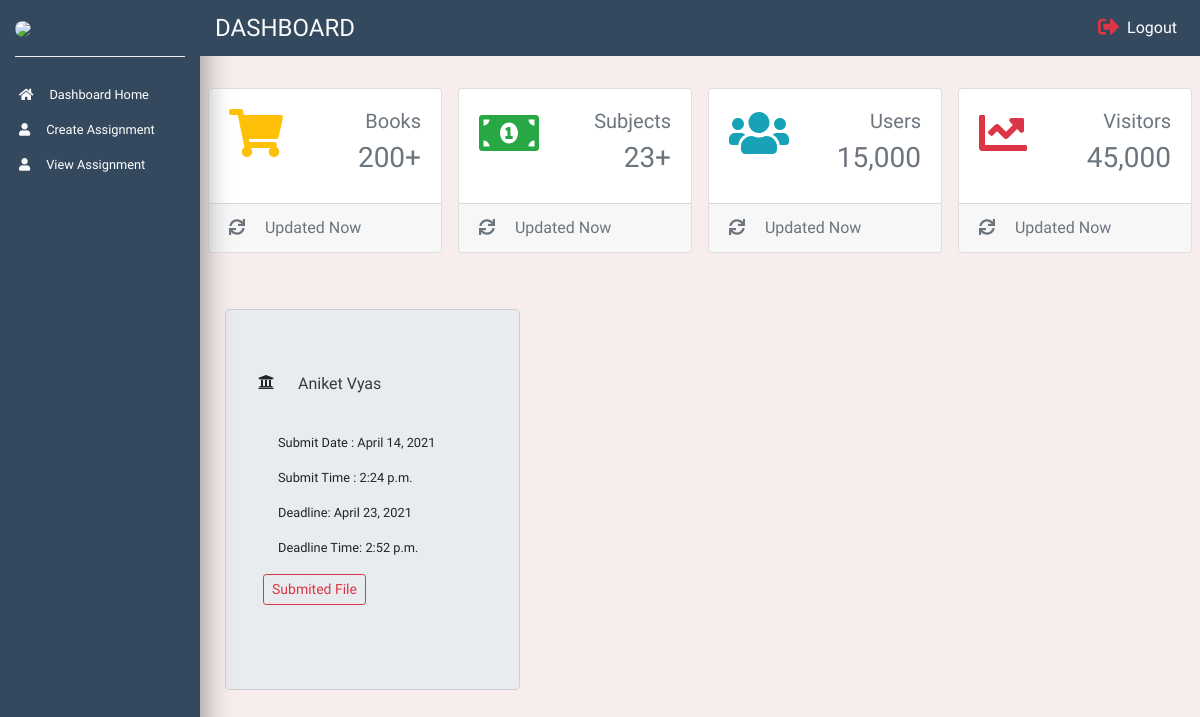
Screenshot of /viewSubmissions/1 with the database file from the repository.
### main_app/models.py (models this page shows)
class submittedAssignment(models.Model):
    id = models.AutoField(primary_key=True)
    assignment = models.ForeignKey('assignments',on_delete=models.CASCADE)
    submittedFile = models.FileField()
    submitedBy = models.ForeignKey('student',on_delete=models.CASCADE)
    submited_onDate = models.DateField()
    submited_onTime = models.TimeField()

class student(models.Model):
    id = models.AutoField(primary_key=True)
    name = models.CharField(max_length=100)
    email = models.EmailField()
    phoneNumber = models.CharField(max_length=15)
    university = models.CharField(max_length=100)
    def __str__(self):
        return self.name

class assignments(models.Model):
    id = models.AutoField(primary_key=True)
    name = models.CharField(max_length=100)
    startDate = models.DateField()
    startTime = models.TimeField()
    deadline = models.DateField()
    deadlineTime = models.TimeField()
    assignmentFile = models.FileField()
    subject = models.ForeignKey('subject', on_delete=models.CASCADE)

### main_app/views.py (the view)
# urls.py: path('viewSubmissions/<int:id>',views.viewSubmissionsView)
def viewSubmissionsView(request,id):
    assignment = assignments.objects.get(id=id)
    submited = submittedAssignment.objects.filter(assignment=assignment)
    print(submited)
    return render(request,'assignments.html',{'data':submited,'submitedAssignmentView':True})

### templates/assignments.html (shortened to what this page needs)
<!doctype html> {% load static %}
<html lang="en">
<head>
    <link rel="stylesheet" href="https://stackpath.bootstrapcdn.com/bootstrap/4.1.1/css/bootstrap.min.css">
    <link rel="stylesheet" href="{% static 'css/style_dash.css' %}">
</head>
<body>
    <nav class="navbar navbar-expand-md navbar-light">
        <div class="collapse navbar-collapse" id="myNavbar">
            <div class="container-fluid">
                <div class="row">
                    <div class="col-xl-2 col-lg-3 col-md-4 sidebar fixed-top">
                        <div class="bottom-border pb-3 py-3">
                            <img src="images/admin.jpeg" width="50" class="rounded-circle mr-3">
                        </div>
                        <ul class="navbar-nav flex-column mt-4">
                            <li class="nav-item"><a href="/dashboard" class="nav-link text-white p-1 mb-2 small"><i class="fas fa-home text-light  mr-3"></i>Dashboard Home</a></li>
                            <li class="nav-item"><a href="/createAssignment" class="nav-link text-white p-1 mb-2 sidebar-link small"><i class="fas fa-user text-light  mr-3"></i>Create Assignment</a></li>
                            <li class="nav-item"><a href="/viewAssignment" class="nav-link text-white p-1 mb-2 sidebar-link small"><i class="fas fa-user text-light  mr-3"></i>View Assignment</a></li>
                        </ul>
                    </div>
                    <div class="col-xl-10 col-lg-9 col-md-8 ml-auto fixed-top py-2 top-navbar">
                        <div class="row align-items-center">
                            <div class="col-md-4">
                                <h4 class="text-light text-uppercase mb-0">Dashboard</h4>
                            </div>
                            <div class="col-md-5">
                            </div>
                            <div class="col-md-3">
                                <ul class="navbar-nav">
                                    <li class="nav-item ml-md-auto"><a href="#" class="nav-link text-white" data-toggle="modal" data-target="#sign-out"><i class="fas fa-sign-out-alt text-danger fa-lg mr-2"></i>Logout</a></li>
                                </ul>
                            </div>
                        </div>
                    </div>
                </div>
            </div>
        </div>
    </nav>
    <section>
        <div class="container-fluid">
            <div class="row">
                <div class="col-xl-10 col-lg-9 col-md-8 ml-auto">
                    <div class="row pt-md-5 mt-md-3 mb-5">
                        <div class="col-xl-3 col-sm-6 p-2">
                            <div class="card card-common-1 card-common">
                                <div class="card-body">
                                    <div class="d-flex justify-content-between">
                                        <i class="fas fa-shopping-cart fa-3x text-warning"></i>
                                        <div class="text-right text-secondary">
                                            <h5>Books</h5>
                                            <h3>200+</h3>
                                        </div>
                                    </div>
                                </div>
                                <div class="card-footer text-secondary">
                                    <i class="fas fa-sync mr-3"></i>
                                    <span>Updated Now</span>
                                </div>
                            </div>
                        </div>
                        <div class="col-xl-3 col-sm-6 p-2">
                            <div class="card card-common-1 card-common">
                                <div class="card-body">
                                    <div class="d-flex justify-content-between">
                                        <i class="fas fa-money-bill-alt fa-3x text-success"></i>
                                        <div class="text-right text-secondary">
                                            <h5>Subjects</h5>
                                            <h3>23+</h3>
                                        </div>
                                    </div>
                                </div>
                                <div class="card-footer text-secondary">
                                    <i class="fas fa-sync mr-3"></i>
                                    <span>Updated Now</span>
                                </div>
                            </div>
                        </div>
                        <div class="col-xl-3 col-sm-6 p-2">
                            <div class="card card-common-1 card-common">
                                <div class="card-body">
                                    <div class="d-flex justify-content-between">
                                        <i class="fas fa-users fa-3x text-info"></i>
                                        <div class="text-right text-secondary">
                                            <h5>Users</h5>
                                            <h3>15,000</h3>
                                        </div>
                                    </div>
                                </div>
                                <div class="card-footer text-secondary">
                                    <i class="fas fa-sync mr-3"></i>
                                    <span>Updated Now</span>
                                </div>
                            </div>
                        </div>
                        <div class="col-xl-3 col-sm-6 p-2">
                            <div class="card card-common-1 card-common">
                                <div class="card-body">
                                    <div class="d-flex justify-content-between">
                                        <i class="fas fa-chart-line fa-3x text-danger"></i>
                                        <div class="text-right text-secondary">
                                            <h5>Visitors</h5>
                                            <h3>45,000</h3>
                                        </div>
                                    </div>
                                </div>
                                <div class="card-footer text-secondary">
                                    <i class="fas fa-sync mr-3"></i>
                                    <span>Updated Now</span>
                                </div>
                            </div>
                        </div>
                    </div>
                </div>
            </div>
        </div>
    </section>
    {% if submitedAssignmentView %}
    <section>
        <div class="container-fluid">
            <div class="col-xl-10 col-lg-9 col-md-8 ml-auto">
                <div class="row align-items-center">
                    {% if data %} {% for i in data %}
                    <div class="col-xl-4">
                        <div class="card card-common jumbotron">
                            <div class="card-title d-flex">
                                <i class="fa fa-university"></i>
                                <h6 class=" text-dark px-4"> {{i.submitedBy}}</span>
                                </h6>
                            </div>
                            <div class="card-body">
                                <p class="small text-left">Submit Date : {{i.submited_onDate}}</p>
                                <p class="small text-left">Submit Time : {{i.submited_onTime}}</p>
                                <p class="small text-left">Deadline: {{i.assignment.deadline}}</p>
                                <p class="small text-left">Deadline Time: {{i.assignment.deadlineTime}}</p>
                                <div class="row">
                                    <a href="/media/{{i.submittedFile}}" class="btn btn-outline-danger btn-sm">Submited File</a>
                                </div>
                            </div>
                        </div>
                        {% endfor %} {% else %}
                        <h1>No Submissions Till Now</h1>
                        {% endif %}
                    </div>
                </div>
            </div>
    </section>
    {% endif %}
</body>
</html>

### static/css/style_dash.css (style rules this page uses)
body { font-family: 'Montserrat', sans-serif; background-color: rgb(248, 237, 237); }
.sidebar { height: 100vh; background: #34495e; background-position: center; background-repeat: no-repeat; background-size: cover; box-shadow: 5px 7px 25px #999; }
.top-navbar { background: #34495e; }
.bottom-border { border-bottom: 1px groove #eee; }
.sidebar-link { transition: all .4s; }

### rows the page displays
submittedAssignment: submitedBy "Aniket Vyas", submited_onDate "April 14, 2021", submited_onTime "2:24 p.m.", assignment.deadline "April 23, 2021", assignment.deadlineTime "2:52 p.m."
